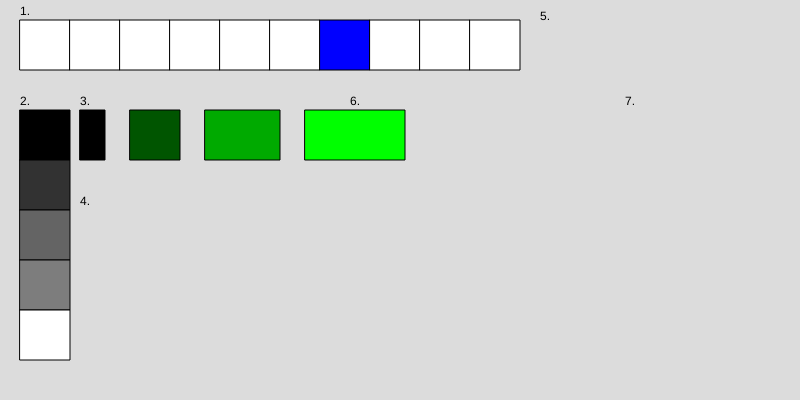
Frame 1 (no input)
Frame 60 (no input): identical to frame 1, image omitted
Frame 120 (the mouse pressed at the canvas centre since frame 60): identical to frame 1, image omitted

The p5.js sketch that drew this single still picture (run headless with seeded random() and noise() and a simulated clock; from frame 60 on, the mouse is pressed at the canvas centre):

// p5.js sketch
// ── sketch.js
function setup() {
  createCanvas(800, 400);
}

function draw() {
  background(220);
  fill (0);
  text ("1.", 20, 15)
  text ("2.", 20, 105)
  text ("3.", 80, 105)
  text ("4.", 80, 205)
  text ("5.", 540, 20)
  text ("6.", 350, 105)
  text ("7.", 625, 105)
  fill (255)
  
for(let rijtien = 0; rijtien < 10; rijtien++)
{
square (20 + (rijtien * 50), 20, 50)
if(rijtien == 5)
  {
    fill ("blue")
  }
  else 
  {
    fill (255)
  }
}
fill (0)
for(let ondervijf = 0; ondervijf < 5; ondervijf++)
  {
square (20, 110 + (ondervijf * 50), 50)
if(ondervijf == 0)
  {
    fill (255)
  }
  
  if(ondervijf == 0)
    {
      fill (50)
    }
              
    if(ondervijf == 1)
    {
      fill (100)
    }
    if(ondervijf == 2)
    {
      fill (125)
    }

    if(ondervijf == 3)
    {
      fill (150)
    }
    if(ondervijf == 3)
    {
      fill (255)
    }
  }
  let width = 25
  let x = 80
  for(let rijvier = 0; rijvier < 4; rijvier++)
  {
    let green = 255 / 3 * rijvier
    fill ( 0, green, 0)
    rect (x, 110, width, 50)
    width = width + 25
    x = x + width
  }
}
